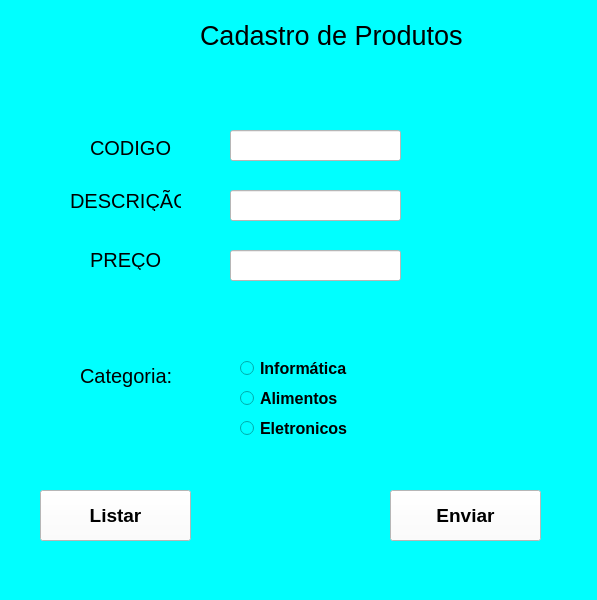
<?xml version="1.0" encoding="UTF-8"?>
<ui version="4.0">
 <class>MainWindow</class>
 <widget class="QMainWindow" name="MainWindow">
  <property name="geometry">
   <rect>
    <x>0</x>
    <y>0</y>
    <width>597</width>
    <height>600</height>
   </rect>
  </property>
  <property name="windowTitle">
   <string>MainWindow</string>
  </property>
  <property name="styleSheet">
   <string notr="true">background-color: rgb(0, 255, 255);</string>
  </property>
  <widget class="QWidget" name="centralwidget">
   <widget class="QLabel" name="label">
    <property name="geometry">
     <rect>
      <x>200</x>
      <y>20</y>
      <width>271</width>
      <height>31</height>
     </rect>
    </property>
    <property name="font">
     <font>
      <pointsize>20</pointsize>
     </font>
    </property>
    <property name="text">
     <string>Cadastro de Produtos</string>
    </property>
   </widget>
   <widget class="QLabel" name="label_2">
    <property name="geometry">
     <rect>
      <x>90</x>
      <y>140</y>
      <width>91</width>
      <height>16</height>
     </rect>
    </property>
    <property name="font">
     <font>
      <pointsize>15</pointsize>
     </font>
    </property>
    <property name="text">
     <string>CÓDIGO</string>
    </property>
   </widget>
   <widget class="QLabel" name="label_3">
    <property name="geometry">
     <rect>
      <x>70</x>
      <y>190</y>
      <width>111</width>
      <height>21</height>
     </rect>
    </property>
    <property name="font">
     <font>
      <pointsize>15</pointsize>
     </font>
    </property>
    <property name="text">
     <string>DESCRIÇÃO</string>
    </property>
   </widget>
   <widget class="QLabel" name="label_4">
    <property name="geometry">
     <rect>
      <x>90</x>
      <y>250</y>
      <width>121</width>
      <height>20</height>
     </rect>
    </property>
    <property name="font">
     <font>
      <pointsize>15</pointsize>
     </font>
    </property>
    <property name="text">
     <string>PREÇO</string>
    </property>
   </widget>
   <widget class="QLineEdit" name="lineEdit">
    <property name="geometry">
     <rect>
      <x>230</x>
      <y>130</y>
      <width>171</width>
      <height>31</height>
     </rect>
    </property>
    <property name="styleSheet">
     <string notr="true">background-color: rgb(255, 255, 255);</string>
    </property>
   </widget>
   <widget class="QLineEdit" name="lineEdit_2">
    <property name="geometry">
     <rect>
      <x>230</x>
      <y>190</y>
      <width>171</width>
      <height>31</height>
     </rect>
    </property>
    <property name="styleSheet">
     <string notr="true">background-color: rgb(255, 255, 255);</string>
    </property>
   </widget>
   <widget class="QLineEdit" name="lineEdit_3">
    <property name="geometry">
     <rect>
      <x>230</x>
      <y>250</y>
      <width>171</width>
      <height>31</height>
     </rect>
    </property>
    <property name="styleSheet">
     <string notr="true">background-color: rgb(255, 255, 255);</string>
    </property>
   </widget>
   <widget class="QRadioButton" name="radioButton">
    <property name="geometry">
     <rect>
      <x>240</x>
      <y>360</y>
      <width>131</width>
      <height>17</height>
     </rect>
    </property>
    <property name="font">
     <font>
      <pointsize>12</pointsize>
      <weight>75</weight>
      <bold>true</bold>
     </font>
    </property>
    <property name="text">
     <string>Informática</string>
    </property>
   </widget>
   <widget class="QRadioButton" name="radioButton_2">
    <property name="geometry">
     <rect>
      <x>240</x>
      <y>390</y>
      <width>141</width>
      <height>17</height>
     </rect>
    </property>
    <property name="font">
     <font>
      <pointsize>12</pointsize>
      <weight>75</weight>
      <bold>true</bold>
     </font>
    </property>
    <property name="text">
     <string>Alimentos</string>
    </property>
   </widget>
   <widget class="QRadioButton" name="radioButton_3">
    <property name="geometry">
     <rect>
      <x>240</x>
      <y>420</y>
      <width>121</width>
      <height>17</height>
     </rect>
    </property>
    <property name="font">
     <font>
      <pointsize>12</pointsize>
      <weight>75</weight>
      <bold>true</bold>
     </font>
    </property>
    <property name="text">
     <string>Eletronicos</string>
    </property>
   </widget>
   <widget class="QLabel" name="label_5">
    <property name="geometry">
     <rect>
      <x>80</x>
      <y>360</y>
      <width>121</width>
      <height>31</height>
     </rect>
    </property>
    <property name="font">
     <font>
      <pointsize>15</pointsize>
     </font>
    </property>
    <property name="text">
     <string>Categoria:</string>
    </property>
   </widget>
   <widget class="QPushButton" name="pushButton">
    <property name="geometry">
     <rect>
      <x>390</x>
      <y>490</y>
      <width>151</width>
      <height>51</height>
     </rect>
    </property>
    <property name="font">
     <font>
      <pointsize>14</pointsize>
      <weight>75</weight>
      <bold>true</bold>
     </font>
    </property>
    <property name="styleSheet">
     <string notr="true">background-color: rgb(0, 0, 0);
background-color: rgb(255, 255, 255);</string>
    </property>
    <property name="text">
     <string>Enviar</string>
    </property>
   </widget>
   <widget class="QPushButton" name="pushButton_2">
    <property name="geometry">
     <rect>
      <x>40</x>
      <y>490</y>
      <width>151</width>
      <height>51</height>
     </rect>
    </property>
    <property name="font">
     <font>
      <pointsize>14</pointsize>
      <weight>75</weight>
      <bold>true</bold>
     </font>
    </property>
    <property name="styleSheet">
     <string notr="true">background-color: rgb(255, 255, 255);</string>
    </property>
    <property name="text">
     <string>Listar</string>
    </property>
   </widget>
  </widget>
  <widget class="QMenuBar" name="menubar">
   <property name="geometry">
    <rect>
     <x>0</x>
     <y>0</y>
     <width>597</width>
     <height>21</height>
    </rect>
   </property>
  </widget>
  <widget class="QStatusBar" name="statusbar"/>
 </widget>
 <resources/>
 <connections/>
</ui>
